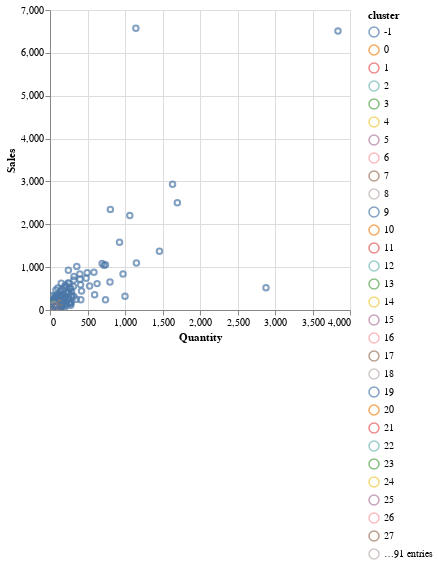

The cell this chart's notebook holds for it:
### Code cell
hdbs_grouped_df.plot.scatter("Quantity", "Sales", color="cluster:N")

### Figure 1 — Vega specification as saved in the notebook (floating-point values rounded to 4 significant figures; data arrays with more than 128 entries replaced by an {"elided": "..."} marker saying what was removed)
{"$schema": "https://vega.github.io/schema/vega/v5.json", "data": [{"name": "param_3_store"}, {"name": "source_0", "values": {"elided": "2368 records"}}, {"name": "source_0_x_domain_Quantity", "values": [{"min": 1, "max": 3840}]}, {"name": "source_0_y_domain_Sales", "values": [{"min": 0.001, "max": 6575.0}]}, {"name": "source_0_color_domain_cluster", "values": [{"cluster": 29}, {"cluster": 64}, {"cluster": 58}, {"cluster": 38}, {"cluster": 18}, {"cluster": 65}, {"cluster": 88}, {"cluster": 108}, {"cluster": -1}, {"cluster": 118}, {"cluster": 27}, {"cluster": 24}, {"cluster": 62}, {"cluster": 28}, {"cluster": 56}, {"cluster": 52}, {"cluster": 51}, {"cluster": 3}, {"cluster": 81}, {"cluster": 23}, {"cluster": 111}, {"cluster": 84}, {"cluster": 73}, {"cluster": 103}, {"cluster": 47}, {"cluster": 12}, {"cluster": 79}, {"cluster": 50}, {"cluster": 115}, {"cluster": 53}, {"cluster": 83}, {"cluster": 19}, {"cluster": 106}, {"cluster": 16}, {"cluster": 75}, {"cluster": 70}, {"cluster": 57}, {"cluster": 104}, {"cluster": 100}, {"cluster": 82}, {"cluster": 90}, {"cluster": 25}, {"cluster": 22}, {"cluster": 8}, {"cluster": 42}, {"cluster": 45}, {"cluster": 61}, {"cluster": 37}, {"cluster": 35}, {"cluster": 116}, {"cluster": 117}, {"cluster": 32}, {"cluster": 26}, {"cluster": 33}, {"cluster": 101}, {"cluster": 109}, {"cluster": 34}, {"cluster": 74}, {"cluster": 20}, {"cluster": 40}, {"cluster": 85}, {"cluster": 91}, {"cluster": 72}, {"cluster": 102}, {"cluster": 86}, {"cluster": 66}, {"cluster": 11}, {"cluster": 4}, {"cluster": 14}, {"cluster": 55}, {"cluster": 39}, {"cluster": 60}, {"cluster": 30}, {"cluster": 67}, {"cluster": 2}, {"cluster": 87}, {"cluster": 76}, {"cluster": 77}, {"cluster": 48}, {"cluster": 96}, {"cluster": 112}, {"cluster": 94}, {"cluster": 107}, {"cluster": 71}, {"cluster": 99}, {"cluster": 41}, {"cluster": 80}, {"cluster": 0}, {"cluster": 10}, {"cluster": 69}, {"cluster": 9}, {"cluster": 1}, {"cluster": 36}, {"cluster": 5}, {"cluster": 92}, {"cluster": 46}, {"cluster": 78}, {"cluster": 17}, {"cluster": 89}, {"cluster": 110}, {"cluster": 93}, {"cluster": 21}, {"cluster": 63}, {"cluster": 113}, {"cluster": 97}, {"cluster": 95}, {"cluster": 49}, {"cluster": 44}, {"cluster": 43}, {"cluster": 68}, {"cluster": 6}, {"cluster": 114}, {"cluster": 98}, {"cluster": 7}, {"cluster": 15}, {"cluster": 31}, {"cluster": 54}, {"cluster": 59}, {"cluster": 13}, {"cluster": 105}]}], "signals": [{"name": "unit", "value": {}, "on": [{"events": "pointermove", "update": "isTuple(group()) ? group() : unit"}]}, {"name": "param_3", "update": "vlSelectionResolve(\"param_3_store\", \"union\")"}, {"name": "param_3_Quantity", "on": [{"events": [{"source": "view", "type": "dblclick"}], "update": "null"}, {"events": {"signal": "param_3_translate_delta"}, "update": "panLinear(param_3_translate_anchor.extent_x, -param_3_translate_delta.x / width)"}, {"events": {"signal": "param_3_zoom_delta"}, "update": "zoomLinear(domain(\"x\"), param_3_zoom_anchor.x, param_3_zoom_delta)"}]}, {"name": "param_3_Sales", "on": [{"events": [{"source": "view", "type": "dblclick"}], "update": "null"}, {"events": {"signal": "param_3_translate_delta"}, "update": "panLinear(param_3_translate_anchor.extent_y, param_3_translate_delta.y / height)"}, {"events": {"signal": "param_3_zoom_delta"}, "update": "zoomLinear(domain(\"y\"), param_3_zoom_anchor.y, param_3_zoom_delta)"}]}, {"name": "param_3_tuple", "on": [{"events": [{"signal": "param_3_Quantity || param_3_Sales"}], "update": "param_3_Quantity && param_3_Sales ? {unit: \"\", fields: param_3_tuple_fields, values: [param_3_Quantity,param_3_Sales]} : null"}]}, {"name": "param_3_tuple_fields", "value": [{"field": "Quantity", "channel": "x", "type": "R"}, {"field": "Sales", "channel": "y", "type": "R"}]}, {"name": "param_3_translate_anchor", "value": {}, "on": [{"events": [{"source": "scope", "type": "pointerdown"}], "update": "{x: x(unit), y: y(unit), extent_x: domain(\"x\"), extent_y: domain(\"y\")}"}]}, {"name": "param_3_translate_delta", "value": {}, "on": [{"events": [{"source": "window", "between": [{"source": "scope", "type": "pointerdown"}, {"source": "window", "type": "pointerup"}], "consume": true, "type": "pointermove"}], "update": "{x: param_3_translate_anchor.x - x(unit), y: param_3_translate_anchor.y - y(unit)}"}]}, {"name": "param_3_zoom_anchor", "on": [{"events": [{"source": "scope", "type": "wheel", "consume": true}], "update": "{x: invert(\"x\", x(unit)), y: invert(\"y\", y(unit))}"}]}, {"name": "param_3_zoom_delta", "on": [{"events": [{"source": "scope", "consume": true, "type": "wheel"}], "update": "pow(1.001, event.deltaY * pow(16, event.deltaMode))", "force": true}]}, {"name": "param_3_modify", "on": [{"events": {"signal": "param_3_tuple"}, "update": "modify(\"param_3_store\", param_3_tuple, true)"}]}], "marks": [{"type": "symbol", "name": "marks", "from": {"data": "source_0"}, "encode": {"update": {"opacity": {"value": 0.7}, "stroke": {"field": "cluster", "scale": "color"}, "x": {"field": "Quantity", "scale": "x"}, "tooltip": {"signal": "{\"Quantity\": format(datum[\"Quantity\"], \"\"), \"Sales\": format(datum[\"Sales\"], \"\"), \"cluster\": isValid(datum[\"cluster\"]) ? datum[\"cluster\"] : \"\"+datum[\"cluster\"]}"}, "y": {"field": "Sales", "scale": "y"}, "fill": {"value": "transparent"}}}, "interactive": true, "style": ["point"], "clip": true}], "scales": [{"name": "x", "type": "linear", "domain": [{"signal": "(data(\"source_0_x_domain_Quantity\")[0] || {}).min"}, {"signal": "(data(\"source_0_x_domain_Quantity\")[0] || {}).max"}], "range": [0, {"signal": "width"}], "domainRaw": {"signal": "param_3[\"Quantity\"]"}, "zero": true, "nice": true}, {"name": "y", "type": "linear", "domain": [{"signal": "(data(\"source_0_y_domain_Sales\")[0] || {}).min"}, {"signal": "(data(\"source_0_y_domain_Sales\")[0] || {}).max"}], "range": [{"signal": "height"}, 0], "zero": true, "domainRaw": {"signal": "param_3[\"Sales\"]"}, "nice": true}, {"name": "color", "type": "ordinal", "domain": {"data": "source_0_color_domain_cluster", "field": "cluster", "sort": true}, "range": "category"}], "axes": [{"scale": "x", "minExtent": 0, "tickCount": {"signal": "ceil(width/40)"}, "aria": false, "orient": "bottom", "gridScale": "y", "labels": false, "grid": true, "maxExtent": 0, "ticks": false, "zindex": 0, "domain": false}, {"scale": "y", "gridScale": "x", "maxExtent": 0, "tickCount": {"signal": "ceil(height/40)"}, "labels": false, "minExtent": 0, "aria": false, "ticks": false, "grid": true, "zindex": 0, "domain": false, "orient": "left"}, {"scale": "x", "zindex": 0, "tickCount": {"signal": "ceil(width/40)"}, "grid": false, "title": "Quantity", "labelOverlap": true, "orient": "bottom", "labelFlush": true}, {"scale": "y", "grid": false, "zindex": 0, "orient": "left", "labelOverlap": true, "title": "Sales", "tickCount": {"signal": "ceil(height/40)"}}], "height": 300, "width": 300, "style": "cell", "legends": [{"stroke": "color", "symbolType": "circle", "title": "cluster", "encode": {"symbols": {"update": {"fill": {"value": "transparent"}, "opacity": {"value": 0.7}}}}}], "background": "white", "padding": 5}
